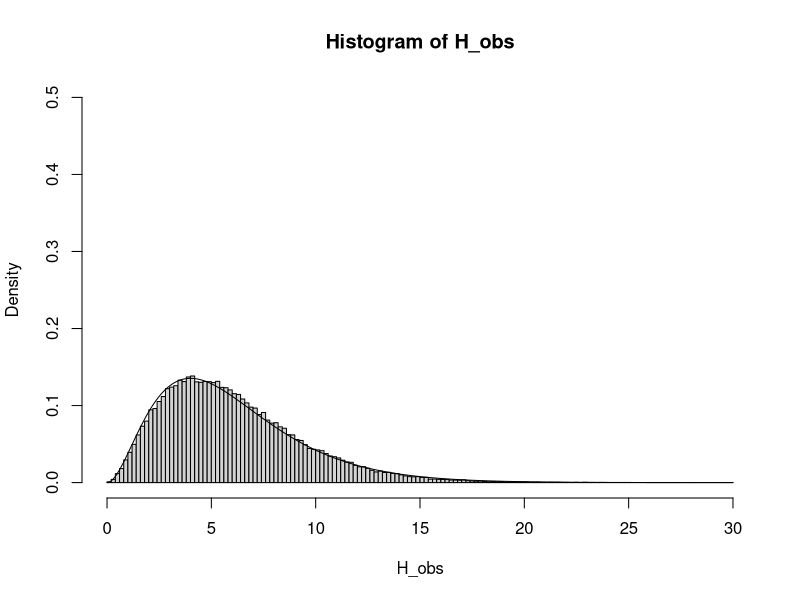
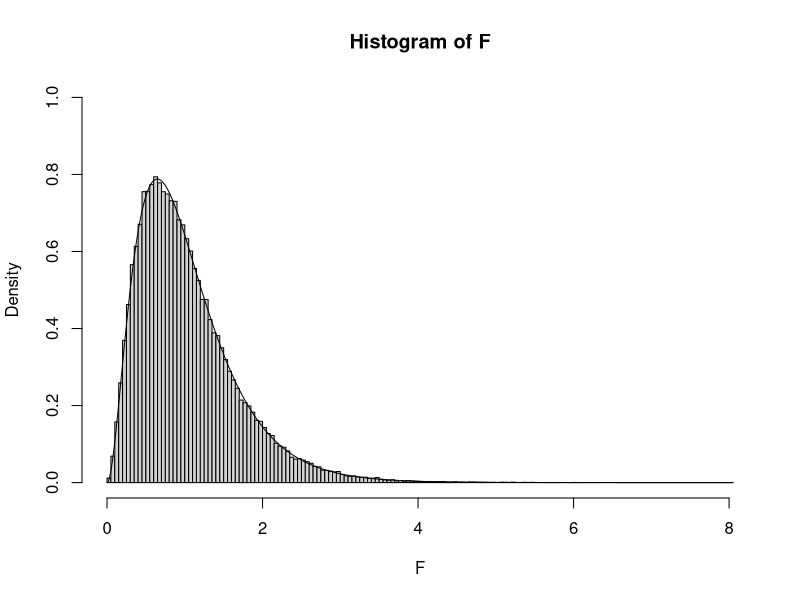
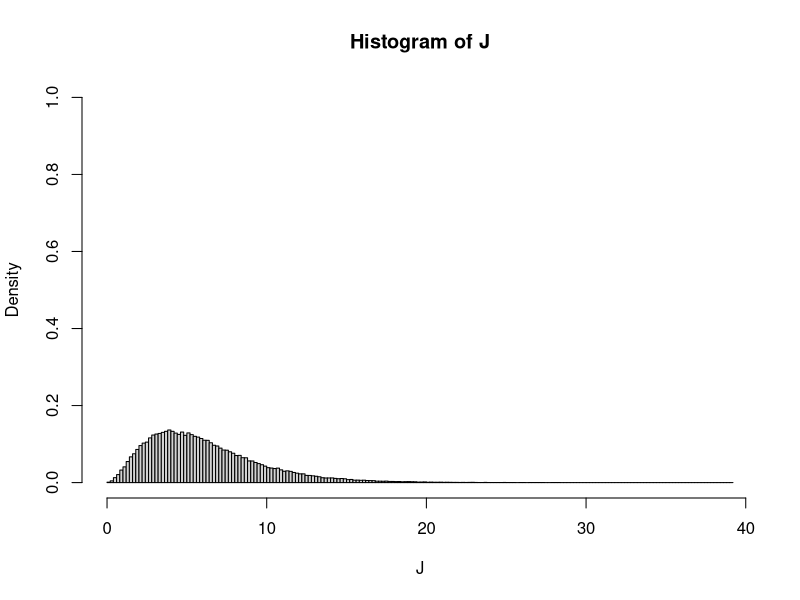

These charts were generated, in order, by the following R code:
library(combinat)
x <- permn(1:9)

R <- function(x,i)
{
  t1 = sum(x[1:i]) ; t2 = sum(x[(i+1):(2*i)]) ;t3 = sum(x[(2*i+1):length(x)])
  return(c(t1,t2,t3))
}

R_val <- sapply(x, function(x){R(x,i = 2)})
dim(R_val)
H <- function(x,N,n)
{
  t = (12/(n*N*(N+1)))*sum(x^2) - 3*(N+1)
}
H_vec <- apply(R_val, 2, function(x){H(x,N = 6,n = 2)})

H <- function(n,k = length(n))
{
  if(length(n) == 1)
  {
    N = n*k
    x = sample(1:N)
    R = NULL
    for(i in 1:k)
    {
      R[i] = sum(x[(1+n*(i-1)):(n*i)])
    }
    h = (12/(n*N*(N+1)))*sum(R^2) - 3*(N+1)
    return(h)
  }
  else
  {
    N = sum(n)
    x = sample(1:N)
    R = NULL
    L = c(1,cumsum(n) + 1)
    U = cumsum(n)
    for(i in 1:k)
    {
      R[i] = sum(x[L[i]:U[i]])
    }
    h = (12/(N*(N+1)))*sum((R^2)/n) - 3*(N+1)
    return(h)
  }
}

H_obs = NULL
sim = 90000
n = 10 ; k = 7
for(i in 1:sim)
{
  H_obs[i] = H(n,k)
}
hist(H_obs,prob = T,breaks = 200,ylim = c(0,0.5))
curve(dchisq(x,df = k-1),add = T,n = 10000)
N = n*k ; F = (N - k)*(H_obs)/((k-1)*(N-1-H_obs))
hist(F,prob = T,breaks = 200,ylim = c(0,1))
curve(df(x,df1 = k-1,df2 = N-k),add = T,n = 10000)
J = ((k-1)*F + H_obs)/2
hist(J,prob = T,breaks = 200,ylim = c(0,1))
